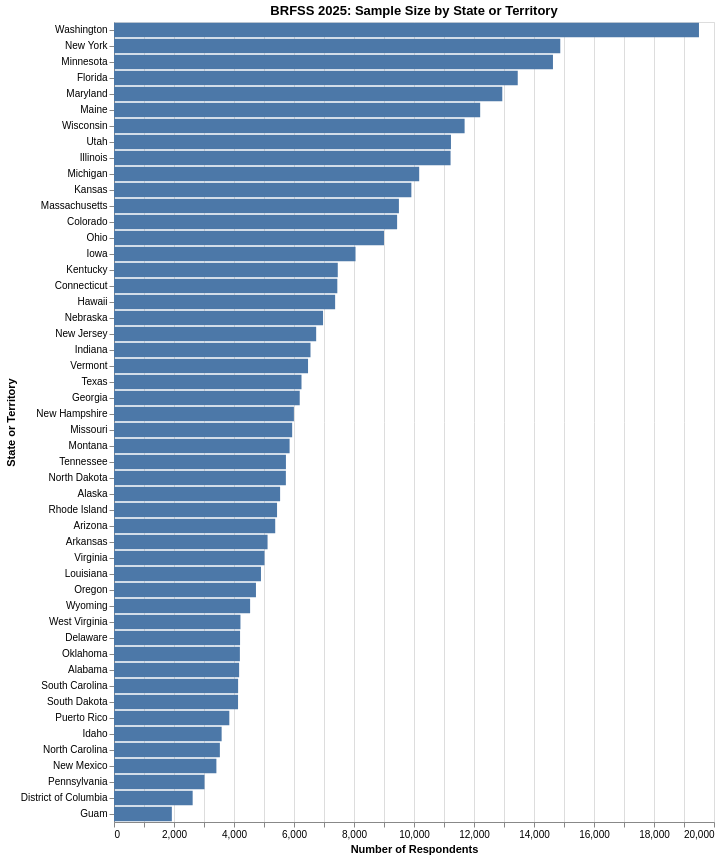

Notebook source saved alongside this figure:
### Code cell
alt.Chart(state_counts).mark_bar().encode(
    x=alt.X("Count:Q", title="Number of Respondents"),
    y=alt.Y("State:N", sort="-x", title="State or Territory"),
    tooltip=["State:N", "Count:Q"]
).properties(
    title="BRFSS 2025: Sample Size by State or Territory",
    width=600,
    height=800
)

### Figure 1 — Vega-Lite specification as saved in the notebook (floating-point values rounded to 4 significant figures)
{"config": {"view": {"continuousWidth": 300, "continuousHeight": 300}}, "data": {"name": "data-b9710949c9ffa3fdae8961cbe1ecb57a"}, "mark": {"type": "bar"}, "encoding": {"tooltip": [{"field": "State", "type": "nominal"}, {"field": "Count", "type": "quantitative"}], "x": {"field": "Count", "title": "Number of Respondents", "type": "quantitative"}, "y": {"field": "State", "sort": "-x", "title": "State or Territory", "type": "nominal"}}, "height": 800, "title": "BRFSS 2025: Sample Size by State or Territory", "width": 600, "$schema": "https://vega.github.io/schema/vega-lite/v6.1.0.json", "datasets": {"data-b9710949c9ffa3fdae8961cbe1ecb57a": [{"State": "Washington", "Count": 19499}, {"State": "New York", "Count": 14876}, {"State": "Minnesota", "Count": 14632}, {"State": "Florida", "Count": 13458}, {"State": "Maryland", "Count": 12943}, {"State": "Maine", "Count": 12206}, {"State": "Wisconsin", "Count": 11687}, {"State": "Utah", "Count": 11232}, {"State": "Illinois", "Count": 11219}, {"State": "Michigan", "Count": 10173}, {"State": "Kansas", "Count": 9912}, {"State": "Massachusetts", "Count": 9497}, {"State": "Colorado", "Count": 9437}, {"State": "Ohio", "Count": 9000}, {"State": "Iowa", "Count": 8051}, {"State": "Kentucky", "Count": 7459}, {"State": "Connecticut", "Count": 7444}, {"State": "Hawaii", "Count": 7371}, {"State": "Nebraska", "Count": 6968}, {"State": "New Jersey", "Count": 6739}, {"State": "Indiana", "Count": 6550}, {"State": "Vermont", "Count": 6468}, {"State": "Texas", "Count": 6250}, {"State": "Georgia", "Count": 6191}, {"State": "New Hampshire", "Count": 5997}, {"State": "Missouri", "Count": 5939}, {"State": "Montana", "Count": 5853}, {"State": "Tennessee", "Count": 5731}, {"State": "North Dakota", "Count": 5729}, {"State": "Alaska", "Count": 5537}, {"State": "Rhode Island", "Count": 5435}, {"State": "Arizona", "Count": 5374}, {"State": "Arkansas", "Count": 5119}, {"State": "Virginia", "Count": 5017}, {"State": "Louisiana", "Count": 4899}, {"State": "Oregon", "Count": 4732}, {"State": "Wyoming", "Count": 4537}, {"State": "West Virginia", "Count": 4215}, {"State": "Delaware", "Count": 4202}, {"State": "Oklahoma", "Count": 4196}, {"State": "Alabama", "Count": 4171}, {"State": "South Carolina", "Count": 4137}, {"State": "South Dakota", "Count": 4135}, {"State": "Puerto Rico", "Count": 3844}, {"State": "Idaho", "Count": 3588}, {"State": "North Carolina", "Count": 3529}, {"State": "New Mexico", "Count": 3413}, {"State": "Pennsylvania", "Count": 3017}, {"State": "District of Columbia", "Count": 2622}, {"State": "Guam", "Count": 1928}]}}
